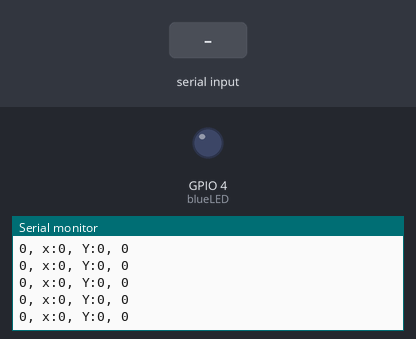
This sketch was run on a simulated ESP32. Shown: output pins drawn as LEDs (lit = HIGH), the last lines printed to the serial monitor. The test bench sets the inputs (shaded band). Nothing arrives over Bluetooth unless stated.

Above: at 1.2 s.
1.3 s: "1\n" received over the second serial link
At 2.3 s:
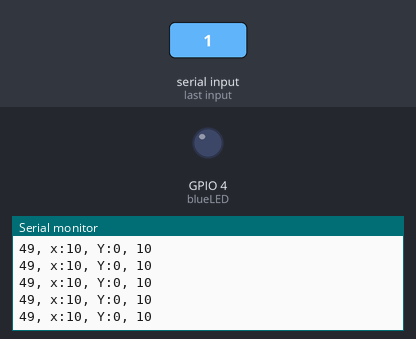
4.3 s: "0\n" received over the second serial link
At 5.3 s:
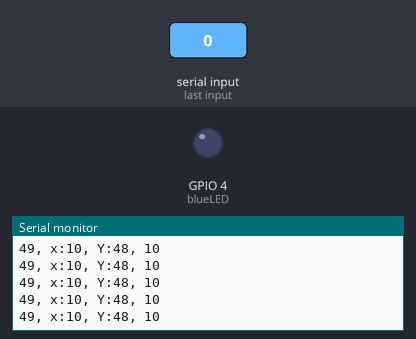
Timing chart, 0 to 7.3 s (numbered marks = the images above; inputs shaded):
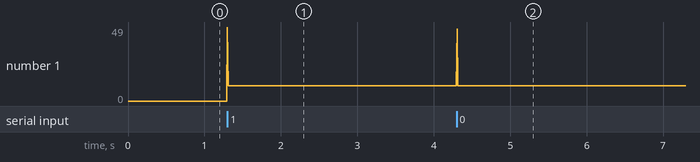

The sketch:

main.ino
```cpp
#include "BluetoothSerial.h"

// init Class:
BluetoothSerial ESP_BT;

// Global Variables
int Incoming_value;
int dataIn[4] = {0,0,0,0};
int array_index = 0;
const int blueLED = 4;


void setup()
{
  Serial.begin(19200);
  ESP_BT.begin("BAAZ_CORP"); //Name of your Bluetooth interface -> will show up on your phone
  pinMode(blueLED, OUTPUT);  // Declare blueLED pin as output
}

void loop()
{
  // -------------------- Receive Bluetooth signal ----------------------
  if (ESP_BT.available())
  {
    Incoming_value = ESP_BT.read(); //Read what we receive
    if(Incoming_value == (255)) array_index = 0;
    dataIn[array_index] = Incoming_value;
    array_index += 1;
  }

  Serial.print(dataIn[0]);
  Serial.print(", x:");
  Serial.print(dataIn[1]); // X position
  Serial.print(", Y:");
  Serial.print(dataIn[2]); // Y position
  Serial.print(", ");
  Serial.print(Incoming_value);
  Serial.print("\n");
}
```

Measured:
- after the input at 1.3 s, the serial monitor: prints a new line at once (image 1)
- after the input at 4.3 s, the serial monitor: prints a new line at once (image 2)
- plotted number 1: 0 → 10 after the input at 1.3 s
